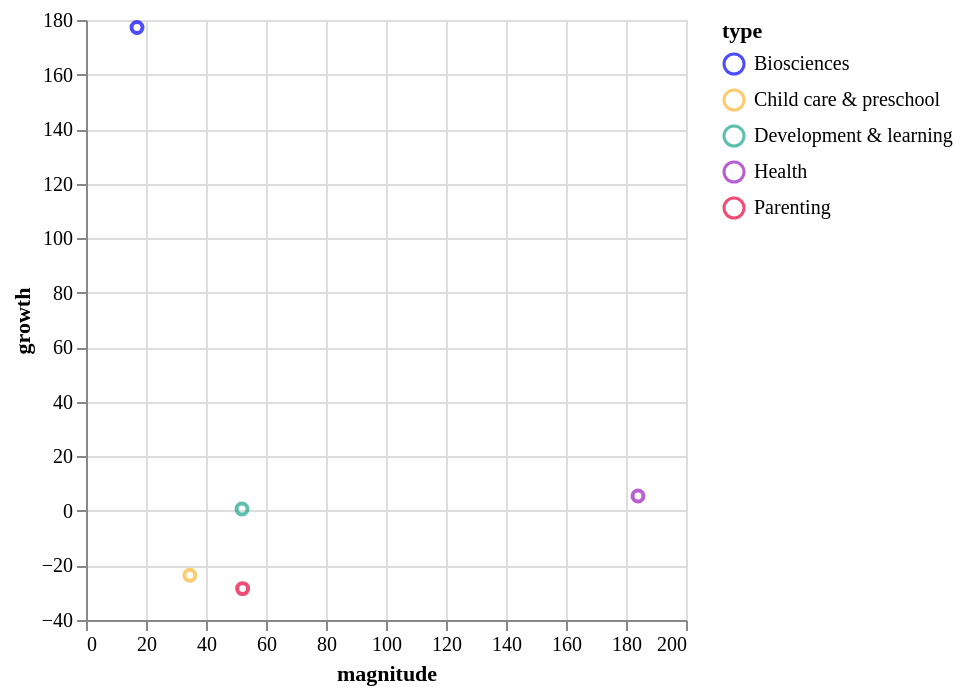

The notebook cell this image was saved under:
### Code cell
# scatter chart of trends_df
import altair as alt
alt.Chart(
    trends_df.query("type != 'Technology' and type != 'General'")
).mark_point().encode(
    x='magnitude:Q',
    y='growth:Q',
    color='type:N',
    tooltip=['type', 'magnitude', 'growth']
)

### Figure 1 — Vega-Lite specification as saved in the notebook (floating-point values rounded to 4 significant figures)
{"config": {"title": {"font": "Averta", "anchor": "start"}, "subtitle": {"font": "Averta"}, "axis": {"labelFont": "Averta", "titleFont": "Averta"}, "header": {"labelFont": "Averta", "titleFont": "Averta"}, "legend": {"labelFont": "Averta", "titleFont": "Averta"}, "range": {"category": ["#0000FF", "#FDB633", "#18A48C", "#9A1BBE", "#EB003B", "#FF6E47", "#646363", "#0F294A", "#97D9E3", "#A59BEE", "#F6A4B7", "#D2C9C0", "#FFFFFF", "#000000"], "ordinal": {"scheme": ["#0000FF", "#FDB633", "#18A48C", "#9A1BBE", "#EB003B", "#FF6E47", "#646363", "#0F294A", "#97D9E3", "#A59BEE", "#F6A4B7", "#D2C9C0", "#FFFFFF", "#000000"]}}}, "data": {"name": "data-2f82a292cfdf4542cc14b727efbd78a8"}, "mark": "point", "encoding": {"color": {"field": "type", "type": "nominal"}, "tooltip": [{"field": "type", "type": "nominal"}, {"field": "magnitude", "type": "quantitative"}, {"field": "growth", "type": "quantitative"}], "x": {"field": "magnitude", "type": "quantitative"}, "y": {"field": "growth", "type": "quantitative"}}, "$schema": "https://vega.github.io/schema/vega-lite/v4.17.0.json", "datasets": {"data-2f82a292cfdf4542cc14b727efbd78a8": [{"magnitude": 0.4, "growth": null, "type": "Society", "counts": 2}, {"magnitude": 17.0, "growth": 177.3, "type": "Biosciences", "counts": 85}, {"magnitude": 184.0, "growth": 5.482, "type": "Health", "counts": 920}, {"magnitude": 52.0, "growth": 0.7143, "type": "Development & learning", "counts": 260}, {"magnitude": 34.6, "growth": -23.62, "type": "Child care & preschool", "counts": 173}, {"magnitude": 52.2, "growth": -28.49, "type": "Parenting", "counts": 261}]}}
